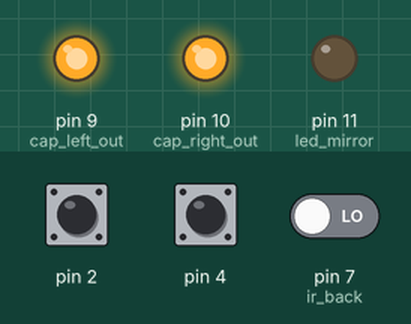
This sketch was run on a simulated Arduino Uno, built with avr-gcc and run on an emulated ATmega328P. Shown: output pins drawn as LEDs (lit = HIGH). The inputs (shaded band) are chosen by the test bench; at power-on: pin 7 (ir_back) LOW, pin 2 HIGH, pin 4 HIGH.

Above: at 1.2 s.
1.3 s: pin 7 (ir_back) driven HIGH
At 2.5 s:
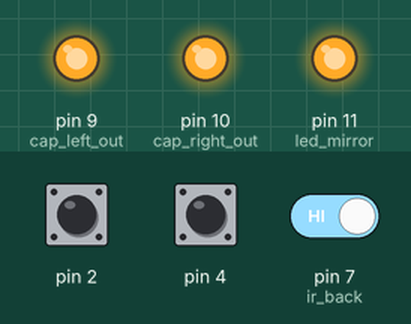
2.8 s: pin 2 pulled LOW for 0.15 s
At 2.87 s:
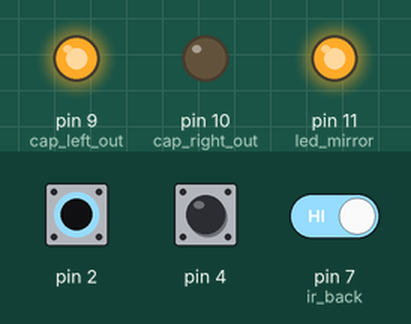
4.4 s: pin 4 pulled LOW for 0.15 s
At 4.48 s:
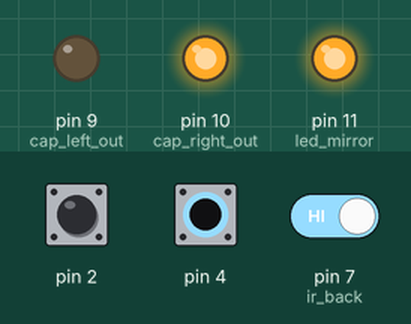
6.0 s: pin 4 pulled LOW for 3.2 s
At 10.1 s:
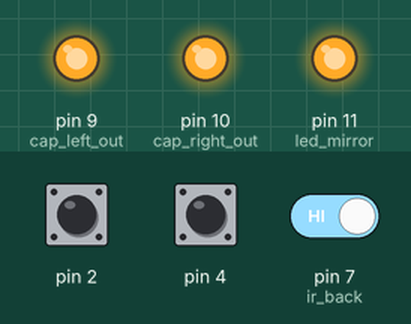
10.7 s: pin 2 pulled LOW for 3.2 s
At 11.1 s:
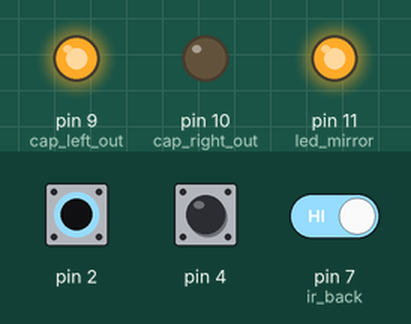
15.4 s: pin 2 driven LOW and pin 4 driven LOW
At 15.9 s:
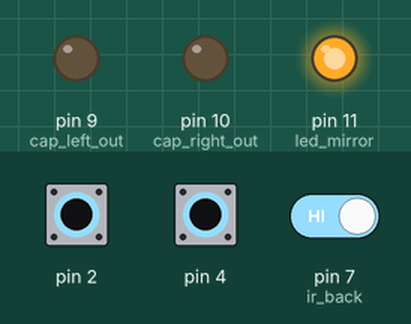
Timing chart, 0 to 17.9 s (numbered marks = the images above; inputs shaded):
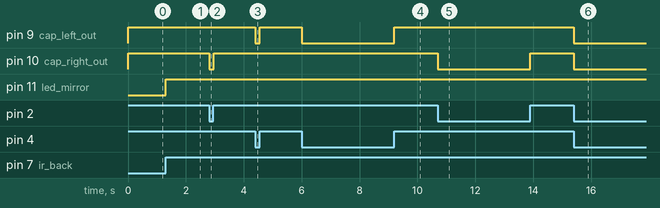

Measured:
- after the input at 1.3 s, pin 11 (led_mirror): LOW → HIGH at once
- after the input at 2.8 s, pin 10 (cap_right_out): HIGH → LOW at once, → HIGH 0.15 s later
- after the input at 4.4 s, pin 9 (cap_left_out): HIGH → LOW at once, → HIGH 0.15 s later
- after the input at 6.0 s, pin 9 (cap_left_out): HIGH → LOW at once, → HIGH 3.2 s later
- after the input at 10.7 s, pin 10 (cap_right_out): HIGH → LOW at once, → HIGH 3.2 s later
- after the input at 15.4 s, pin 9 (cap_left_out), pin 10 (cap_right_out): HIGH → LOW at once

The sketch:

CapacitiveTouch.ino
```cpp
#include <CapacitiveSensor.h>

/*
 * Uses CapitiveSense Library by Paul Badger 2008
 * Uses a high value resistor between send pin and receive pin
 *
 * All signals are active low
*/
int countLoop = 0;

const int cap_left_in = 4;
const int cap_shared = 3;
const int cap_right_in = 2;

const int cap_left_out = 9;
const int cap_right_out = 10;
const int ir_reach = 6;
const int ir_back = 7;

const int led_mirror = 11;

//share pin 3
CapacitiveSensor cap_left_sensor = CapacitiveSensor(cap_shared, cap_left_in);
CapacitiveSensor cap_right_sensor = CapacitiveSensor(cap_shared,cap_right_in);

long cap_left_value = 0;
long cap_right_value = 0;

long cap_left_threshold = 75;
long cap_right_threshold = 75;

byte cap_samples = 25;

void setup()
{
 //Serial.begin(9600);

 pinMode(cap_left_out, OUTPUT);
 digitalWrite(cap_left_out, HIGH);

 pinMode(cap_right_out, OUTPUT);
 digitalWrite(cap_right_out, HIGH);

 pinMode(ir_reach, INPUT);
 pinMode(ir_back, INPUT);

 pinMode(led_mirror, OUTPUT);
}

void loop()
{
  //countLoop = countLoop + 1;

  cap_left_value = cap_left_sensor.capacitiveSensor(cap_samples);
  cap_right_value = cap_right_sensor.capacitiveSensor(cap_samples);
  /*Serial.println(cap_left_value);
  Serial.println(cap_right_value);*/

  if(digitalRead(ir_back) == HIGH) {
    digitalWrite(led_mirror, HIGH);
    cap_left_sensor.set_CS_AutocaL_Millis(0xFFFFFFFF); //autocal off
    cap_right_sensor.set_CS_AutocaL_Millis(0xFFFFFFFF); //autocal off
    if(cap_left_value > cap_left_threshold) { //paw on left sensor?
      digitalWrite(cap_left_out, LOW);
    } else {
      digitalWrite(cap_left_out, HIGH);
    }
    if(cap_right_value > cap_right_threshold) { //paw on right sensor?
      digitalWrite(cap_right_out, LOW);
    } else {
      digitalWrite(cap_right_out, HIGH);
    }
  } else {
     //Serial.println("BACK!");
     //first thin, make sure sensors are HIGH
     digitalWrite(cap_right_out, HIGH);
     digitalWrite(cap_left_out, HIGH);

     digitalWrite(led_mirror, LOW);

     cap_left_sensor.reset_CS_AutoCal();
     cap_right_sensor.reset_CS_AutoCal();
  }
/*
  if(countLoop > 10) {
     Serial.print(cap_left_value); //print sensor output 1
     Serial.print("\t");
     Serial.println(cap_right_value); //print sensor output 2
     countLoop = 0;
  }
*/
}
```
